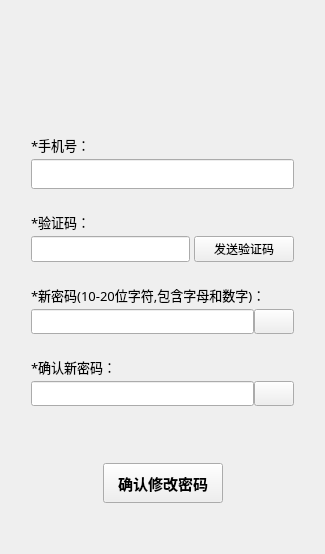
       <widget class="QWidget" name="tab">
        <attribute name="title">
         <string>忘记密码</string>
        </attribute>
        <layout class="QGridLayout" name="gridLayout_4">
         <item row="0" column="0">
          <layout class="QVBoxLayout" name="verticalLayout_17">
           <property name="spacing">
            <number>4</number>
           </property>
           <property name="leftMargin">
            <number>20</number>
           </property>
           <property name="rightMargin">
            <number>20</number>
           </property>
           <item>
            <spacer name="verticalSpacer_15">
             <property name="orientation">
              <enum>Qt::Vertical</enum>
             </property>
             <property name="sizeHint" stdset="0">
              <size>
               <width>20</width>
               <height>40</height>
              </size>
             </property>
            </spacer>
           </item>
           <item>
            <layout class="QHBoxLayout" name="horizontalLayout_23">
             <item>
              <spacer name="horizontalSpacer_22">
               <property name="orientation">
                <enum>Qt::Horizontal</enum>
               </property>
               <property name="sizeHint" stdset="0">
                <size>
                 <width>40</width>
                 <height>20</height>
                </size>
               </property>
              </spacer>
             </item>
             <item>
              <widget class="QLabel" name="label_user_forget_logo">
               <property name="minimumSize">
                <size>
                 <width>46</width>
                 <height>46</height>
                </size>
               </property>
               <property name="maximumSize">
                <size>
                 <width>46</width>
                 <height>46</height>
                </size>
               </property>
               <property name="text">
                <string/>
               </property>
               <property name="scaledContents">
                <bool>true</bool>
               </property>
              </widget>
             </item>
             <item>
              <spacer name="horizontalSpacer_23">
               <property name="orientation">
                <enum>Qt::Horizontal</enum>
               </property>
               <property name="sizeHint" stdset="0">
                <size>
                 <width>40</width>
                 <height>20</height>
                </size>
               </property>
              </spacer>
             </item>
            </layout>
           </item>
           <item>
            <widget class="QLabel" name="label_user_registers_top_space_2">
             <property name="minimumSize">
              <size>
               <width>0</width>
               <height>30</height>
              </size>
             </property>
             <property name="text">
              <string/>
             </property>
            </widget>
           </item>
           <item>
            <widget class="QLabel" name="label_user_login_title_13">
             <property name="font">
              <font>
               <family>思源黑体</family>
               <pointsize>10</pointsize>
               <bold>false</bold>
              </font>
             </property>
             <property name="styleSheet">
              <string notr="true">border: 0px solid #FF8D16;
border-radius: 0px;
background-color: rgba(0, 0, 0, 0);</string>
             </property>
             <property name="text">
              <string>*手机号：</string>
             </property>
             <property name="alignment">
              <set>Qt::AlignLeading|Qt::AlignLeft|Qt::AlignVCenter</set>
             </property>
            </widget>
           </item>
           <item>
            <widget class="QLineEdit" name="line_edit_user_forget_username">
             <property name="minimumSize">
              <size>
               <width>0</width>
               <height>25</height>
              </size>
             </property>
             <property name="font">
              <font>
               <family>思源黑体</family>
               <pointsize>11</pointsize>
               <bold>true</bold>
              </font>
             </property>
             <property name="styleSheet">
              <string notr="true"/>
             </property>
             <property name="maxLength">
              <number>20</number>
             </property>
            </widget>
           </item>
           <item>
            <widget class="QLabel" name="label_user_forget_username_prompt">
             <property name="minimumSize">
              <size>
               <width>0</width>
               <height>15</height>
              </size>
             </property>
             <property name="maximumSize">
              <size>
               <width>16777215</width>
               <height>15</height>
              </size>
             </property>
             <property name="font">
              <font>
               <family>思源黑体</family>
               <pointsize>8</pointsize>
              </font>
             </property>
             <property name="styleSheet">
              <string notr="true">border: none; background-color: transparent;</string>
             </property>
             <property name="text">
              <string/>
             </property>
            </widget>
           </item>
           <item>
            <widget class="QLabel" name="label_user_login_title_15">
             <property name="font">
              <font>
               <family>思源黑体</family>
               <pointsize>10</pointsize>
               <bold>false</bold>
              </font>
             </property>
             <property name="styleSheet">
              <string notr="true">border: 0px solid #FF8D16;
border-radius: 0px;
background-color: rgba(0, 0, 0, 0);</string>
             </property>
             <property name="text">
              <string>*验证码：</string>
             </property>
             <property name="alignment">
              <set>Qt::AlignLeading|Qt::AlignLeft|Qt::AlignVCenter</set>
             </property>
            </widget>
           </item>
           <item>
            <layout class="QHBoxLayout" name="horizontalLayout_24">
             <item>
              <widget class="QLineEdit" name="line_edit_forget_validator_code">
               <property name="minimumSize">
                <size>
                 <width>0</width>
                 <height>25</height>
                </size>
               </property>
               <property name="font">
                <font>
                 <family>思源黑体</family>
                 <pointsize>11</pointsize>
                 <bold>true</bold>
                </font>
               </property>
               <property name="styleSheet">
                <string notr="true"/>
               </property>
               <property name="maxLength">
                <number>6</number>
               </property>
              </widget>
             </item>
             <item>
              <widget class="QPushButton" name="push_button_forget_validator_code">
               <property name="minimumSize">
                <size>
                 <width>100</width>
                 <height>25</height>
                </size>
               </property>
               <property name="text">
                <string>发送验证码</string>
               </property>
              </widget>
             </item>
            </layout>
           </item>
           <item>
            <widget class="QLabel" name="label_forget_validator_code_prompt">
             <property name="minimumSize">
              <size>
               <width>0</width>
               <height>15</height>
              </size>
             </property>
             <property name="maximumSize">
              <size>
               <width>16777215</width>
               <height>15</height>
              </size>
             </property>
             <property name="font">
              <font>
               <family>思源黑体</family>
               <pointsize>8</pointsize>
              </font>
             </property>
             <property name="styleSheet">
              <string notr="true">border: none; background-color: transparent;</string>
             </property>
             <property name="text">
              <string/>
             </property>
            </widget>
           </item>
           <item>
            <widget class="QLabel" name="label_user_login_title_16">
             <property name="font">
              <font>
               <family>思源黑体</family>
               <pointsize>10</pointsize>
               <bold>false</bold>
              </font>
             </property>
             <property name="styleSheet">
              <string notr="true">border: 0px solid #FF8D16;
border-radius: 0px;
background-color: rgba(0, 0, 0, 0);</string>
             </property>
             <property name="text">
              <string>*新密码(10-20位字符,包含字母和数字)：</string>
             </property>
             <property name="alignment">
              <set>Qt::AlignLeading|Qt::AlignLeft|Qt::AlignVCenter</set>
             </property>
            </widget>
           </item>
           <item>
            <widget class="QWidget" name="line_edit_user_forget_password_widget" native="true">
             <layout class="QGridLayout" name="gridLayout_5">
              <property name="leftMargin">
               <number>0</number>
              </property>
              <property name="topMargin">
               <number>0</number>
              </property>
              <property name="rightMargin">
               <number>0</number>
              </property>
              <property name="bottomMargin">
               <number>0</number>
              </property>
              <property name="spacing">
               <number>0</number>
              </property>
              <item row="0" column="0">
               <layout class="QHBoxLayout" name="horizontalLayout_11">
                <item>
                 <widget class="QLineEdit" name="line_edit_user_forget_password">
                  <property name="minimumSize">
                   <size>
                    <width>0</width>
                    <height>25</height>
                   </size>
                  </property>
                  <property name="font">
                   <font>
                    <family>思源黑体</family>
                    <pointsize>11</pointsize>
                    <bold>true</bold>
                   </font>
                  </property>
                  <property name="styleSheet">
                   <string notr="true"/>
                  </property>
                  <property name="maxLength">
                   <number>20</number>
                  </property>
                  <property name="echoMode">
                   <enum>QLineEdit::Password</enum>
                  </property>
                 </widget>
                </item>
                <item>
                 <widget class="QPushButton" name="push_button_user_forget_password_view_control">
                  <property name="minimumSize">
                   <size>
                    <width>25</width>
                    <height>25</height>
                   </size>
                  </property>
                  <property name="text">
                   <string/>
                  </property>
                 </widget>
                </item>
               </layout>
              </item>
             </layout>
            </widget>
           </item>
           <item>
            <widget class="QLabel" name="label_user_forget_password_prompt">
             <property name="minimumSize">
              <size>
               <width>0</width>
               <height>15</height>
              </size>
             </property>
             <property name="maximumSize">
              <size>
               <width>16777215</width>
               <height>15</height>
              </size>
             </property>
             <property name="font">
              <font>
               <family>思源黑体</family>
               <pointsize>8</pointsize>
              </font>
             </property>
             <property name="styleSheet">
              <string notr="true">border: none; background-color: transparent;</string>
             </property>
             <property name="text">
              <string/>
             </property>
            </widget>
           </item>
           <item>
            <widget class="QLabel" name="label_user_login_title_17">
             <property name="font">
              <font>
               <family>思源黑体</family>
               <pointsize>10</pointsize>
               <bold>false</bold>
              </font>
             </property>
             <property name="styleSheet">
              <string notr="true">border: 0px solid #FF8D16;
border-radius: 0px;
background-color: rgba(0, 0, 0, 0);</string>
             </property>
             <property name="text">
              <string>*确认新密码：</string>
             </property>
             <property name="alignment">
              <set>Qt::AlignLeading|Qt::AlignLeft|Qt::AlignVCenter</set>
             </property>
            </widget>
           </item>
           <item>
            <widget class="QWidget" name="line_edit_user_forget_password_check_widget" native="true">
             <layout class="QGridLayout" name="gridLayout_6">
              <property name="leftMargin">
               <number>0</number>
              </property>
              <property name="topMargin">
               <number>0</number>
              </property>
              <property name="rightMargin">
               <number>0</number>
              </property>
              <property name="bottomMargin">
               <number>0</number>
              </property>
              <property name="spacing">
               <number>0</number>
              </property>
              <item row="0" column="0">
               <layout class="QHBoxLayout" name="horizontalLayout_12">
                <item>
                 <widget class="QLineEdit" name="line_edit_user_forget_password_check">
                  <property name="minimumSize">
                   <size>
                    <width>0</width>
                    <height>25</height>
                   </size>
                  </property>
                  <property name="font">
                   <font>
                    <family>思源黑体</family>
                    <pointsize>11</pointsize>
                    <bold>true</bold>
                   </font>
                  </property>
                  <property name="styleSheet">
                   <string notr="true"/>
                  </property>
                  <property name="maxLength">
                   <number>20</number>
                  </property>
                  <property name="echoMode">
                   <enum>QLineEdit::Password</enum>
                  </property>
                 </widget>
                </item>
                <item>
                 <widget class="QPushButton" name="push_button_user_forget_password_check_view_control">
                  <property name="minimumSize">
                   <size>
                    <width>25</width>
                    <height>25</height>
                   </size>
                  </property>
                  <property name="text">
                   <string/>
                  </property>
                 </widget>
                </item>
               </layout>
              </item>
             </layout>
            </widget>
           </item>
           <item>
            <widget class="QLabel" name="label_user_forget_password_check_prompt">
             <property name="minimumSize">
              <size>
               <width>0</width>
               <height>15</height>
              </size>
             </property>
             <property name="maximumSize">
              <size>
               <width>16777215</width>
               <height>15</height>
              </size>
             </property>
             <property name="font">
              <font>
               <family>思源黑体</family>
               <pointsize>8</pointsize>
              </font>
             </property>
             <property name="styleSheet">
              <string notr="true">border: none; background-color: transparent;</string>
             </property>
             <property name="text">
              <string/>
             </property>
            </widget>
           </item>
           <item>
            <widget class="QLabel" name="label_user_registers_bottom_space_2">
             <property name="minimumSize">
              <size>
               <width>0</width>
               <height>30</height>
              </size>
             </property>
             <property name="text">
              <string/>
             </property>
            </widget>
           </item>
           <item>
            <layout class="QHBoxLayout" name="horizontalLayout_25">
             <item>
              <spacer name="horizontalSpacer_24">
               <property name="orientation">
                <enum>Qt::Horizontal</enum>
               </property>
               <property name="sizeHint" stdset="0">
                <size>
                 <width>40</width>
                 <height>20</height>
                </size>
               </property>
              </spacer>
             </item>
             <item>
              <widget class="QPushButton" name="push_button_user_forget">
               <property name="minimumSize">
                <size>
                 <width>120</width>
                 <height>40</height>
                </size>
               </property>
               <property name="font">
                <font>
                 <family>思源黑体</family>
                 <pointsize>11</pointsize>
                 <bold>true</bold>
                </font>
               </property>
               <property name="styleSheet">
                <string notr="true"/>
               </property>
               <property name="text">
                <string>确认修改密码</string>
               </property>
              </widget>
             </item>
             <item>
              <spacer name="horizontalSpacer_25">
               <property name="orientation">
                <enum>Qt::Horizontal</enum>
               </property>
               <property name="sizeHint" stdset="0">
                <size>
                 <width>40</width>
                 <height>20</height>
                </size>
               </property>
              </spacer>
             </item>
            </layout>
           </item>
           <item>
            <spacer name="verticalSpacer_16">
             <property name="orientation">
              <enum>Qt::Vertical</enum>
             </property>
             <property name="sizeHint" stdset="0">
              <size>
               <width>20</width>
               <height>40</height>
              </size>
             </property>
            </spacer>
           </item>
          </layout>
         </item>
        </layout>
       </widget>
